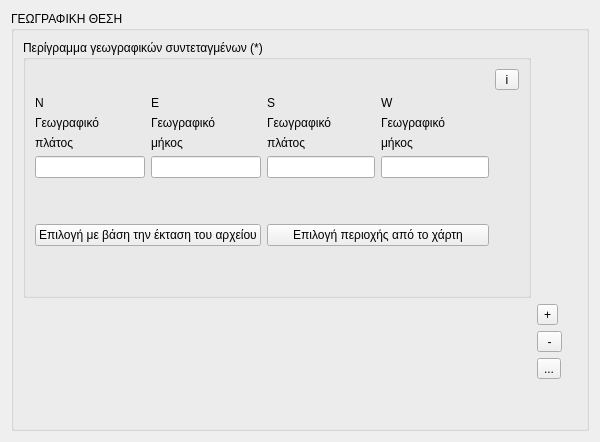
     <widget class="QWidget" name="tab_5">
      <attribute name="title">
       <string>Γεωγραφική</string>
      </attribute>
      <layout class="QGridLayout" name="gridLayout_50">
       <item row="0" column="0">
        <widget class="QGroupBox" name="groupBox_5_1">
         <property name="title">
          <string>ΓΕΩΓΡΑΦΙΚΗ ΘΕΣΗ</string>
         </property>
         <layout class="QGridLayout" name="gridLayout_51">
          <item row="0" column="0">
           <widget class="QGroupBox" name="groupBox_5_2">
            <property name="title">
             <string>Περίγραμμα γεωγραφικών συντεταγμένων (*)</string>
            </property>
            <layout class="QGridLayout" name="gridLayout_13">
             <item row="4" column="2">
              <widget class="QLineEdit" name="lineEdit_5_3"/>
             </item>
             <item row="3" column="0">
              <widget class="QLabel" name="label_9">
               <property name="text">
                <string>πλάτος</string>
               </property>
              </widget>
             </item>
             <item row="1" column="0">
              <widget class="QLabel" name="label">
               <property name="text">
                <string>N</string>
               </property>
              </widget>
             </item>
             <item row="3" column="1">
              <widget class="QLabel" name="label_10">
               <property name="text">
                <string>μήκος</string>
               </property>
              </widget>
             </item>
             <item row="3" column="2">
              <widget class="QLabel" name="label_12">
               <property name="text">
                <string>πλάτος</string>
               </property>
              </widget>
             </item>
             <item row="1" column="1">
              <widget class="QLabel" name="label_2">
               <property name="text">
                <string>E</string>
               </property>
              </widget>
             </item>
             <item row="1" column="2">
              <widget class="QLabel" name="label_3">
               <property name="text">
                <string>S</string>
               </property>
              </widget>
             </item>
             <item row="4" column="0">
              <widget class="QLineEdit" name="lineEdit_5_1"/>
             </item>
             <item row="4" column="3">
              <widget class="QLineEdit" name="lineEdit_5_4"/>
             </item>
             <item row="4" column="1">
              <widget class="QLineEdit" name="lineEdit_5_2"/>
             </item>
             <item row="3" column="3">
              <widget class="QLabel" name="label_11">
               <property name="text">
                <string>μήκος</string>
               </property>
              </widget>
             </item>
             <item row="2" column="0">
              <widget class="QLabel" name="label_5">
               <property name="text">
                <string>Γεωγραφικό</string>
               </property>
              </widget>
             </item>
             <item row="5" column="0">
              <spacer name="verticalSpacer_4">
               <property name="orientation">
                <enum>Qt::Vertical</enum>
               </property>
               <property name="sizeHint" stdset="0">
                <size>
                 <width>20</width>
                 <height>40</height>
                </size>
               </property>
              </spacer>
             </item>
             <item row="6" column="0" colspan="2">
              <widget class="QPushButton" name="pushButton_5_1">
               <property name="text">
                <string>Επιλογή με βάση την έκταση του αρχείου</string>
               </property>
               <property name="icon">
                <iconset resource=".qgis2/python/plugins/TATM_Metadata_editor/resources.qrc">
                 <normaloff>:/plugins/Metadata_editor/icons/location.png</normaloff>:/plugins/Metadata_editor/icons/location.png</iconset>
               </property>
              </widget>
             </item>
             <item row="0" column="4">
              <widget class="QToolButton" name="toolButton_5_1">
               <property name="text">
                <string> i </string>
               </property>
               <property name="icon">
                <iconset resource=".qgis2/python/plugins/TATM_Metadata_editor/resources.qrc">
                 <normaloff>:/plugins/Metadata_editor/icons/info.png</normaloff>:/plugins/Metadata_editor/icons/info.png</iconset>
               </property>
              </widget>
             </item>
             <item row="1" column="3">
              <widget class="QLabel" name="label_4">
               <property name="text">
                <string>W</string>
               </property>
              </widget>
             </item>
             <item row="2" column="1">
              <widget class="QLabel" name="label_6">
               <property name="text">
                <string>Γεωγραφικό</string>
               </property>
              </widget>
             </item>
             <item row="2" column="3">
              <widget class="QLabel" name="label_8">
               <property name="text">
                <string>Γεωγραφικό</string>
               </property>
              </widget>
             </item>
             <item row="2" column="2">
              <widget class="QLabel" name="label_7">
               <property name="text">
                <string>Γεωγραφικό</string>
               </property>
              </widget>
             </item>
             <item row="7" column="0">
              <spacer name="verticalSpacer_5">
               <property name="orientation">
                <enum>Qt::Vertical</enum>
               </property>
               <property name="sizeHint" stdset="0">
                <size>
                 <width>20</width>
                 <height>40</height>
                </size>
               </property>
              </spacer>
             </item>
             <item row="6" column="2" colspan="2">
              <widget class="QPushButton" name="pushButton_5_2">
               <property name="text">
                <string>Επιλογή περιοχής από το χάρτη</string>
               </property>
               <property name="icon">
                <iconset resource=".qgis2/python/plugins/TATM_Metadata_editor/resources.qrc">
                 <normaloff>:/plugins/Metadata_editor/icons/select_red.png</normaloff>:/plugins/Metadata_editor/icons/select_red.png</iconset>
               </property>
              </widget>
             </item>
            </layout>
           </widget>
          </item>
          <item row="0" column="1">
           <spacer name="horizontalSpacer_5">
            <property name="orientation">
             <enum>Qt::Horizontal</enum>
            </property>
            <property name="sizeHint" stdset="0">
             <size>
              <width>40</width>
              <height>20</height>
             </size>
            </property>
           </spacer>
          </item>
          <item row="2" column="1">
           <widget class="QToolButton" name="toolButton_5_2">
            <property name="toolTip">
             <string>&lt;html&gt;&lt;head/&gt;&lt;body&gt;&lt;p&gt;Zoom Out&lt;/p&gt;&lt;/body&gt;&lt;/html&gt;</string>
            </property>
            <property name="text">
             <string> - </string>
            </property>
            <property name="icon">
             <iconset resource=".qgis2/python/plugins/TATM_Metadata_editor/resources.qrc">
              <normaloff>:/plugins/Metadata_editor/icons/ZoomOut.png</normaloff>:/plugins/Metadata_editor/icons/ZoomOut.png</iconset>
            </property>
           </widget>
          </item>
          <item row="1" column="1">
           <widget class="QToolButton" name="toolButton_5_3">
            <property name="toolTip">
             <string>&lt;html&gt;&lt;head/&gt;&lt;body&gt;&lt;p&gt;Zoom In&lt;/p&gt;&lt;/body&gt;&lt;/html&gt;</string>
            </property>
            <property name="text">
             <string>+</string>
            </property>
            <property name="icon">
             <iconset resource=".qgis2/python/plugins/TATM_Metadata_editor/resources.qrc">
              <normaloff>:/plugins/Metadata_editor/icons/ZoomIn.png</normaloff>:/plugins/Metadata_editor/icons/ZoomIn.png</iconset>
            </property>
           </widget>
          </item>
          <item row="4" column="1">
           <spacer name="verticalSpacer_3">
            <property name="orientation">
             <enum>Qt::Vertical</enum>
            </property>
            <property name="sizeHint" stdset="0">
             <size>
              <width>20</width>
              <height>40</height>
             </size>
            </property>
           </spacer>
          </item>
          <item row="1" column="0" rowspan="4">
           <widget class="QWidget" name="widget" native="true"/>
          </item>
          <item row="3" column="1">
           <widget class="QToolButton" name="toolButton_5_4">
            <property name="toolTip">
             <string>&lt;html&gt;&lt;head/&gt;&lt;body&gt;&lt;p&gt;Refresh&lt;/p&gt;&lt;/body&gt;&lt;/html&gt;</string>
            </property>
            <property name="text">
             <string>...</string>
            </property>
            <property name="icon">
             <iconset resource=".qgis2/python/plugins/TATM_Metadata_editor/resources.qrc">
              <normaloff>:/plugins/Metadata_editor/icons/refresh.png</normaloff>:/plugins/Metadata_editor/icons/refresh.png</iconset>
            </property>
           </widget>
          </item>
         </layout>
        </widget>
       </item>
      </layout>
     </widget>
